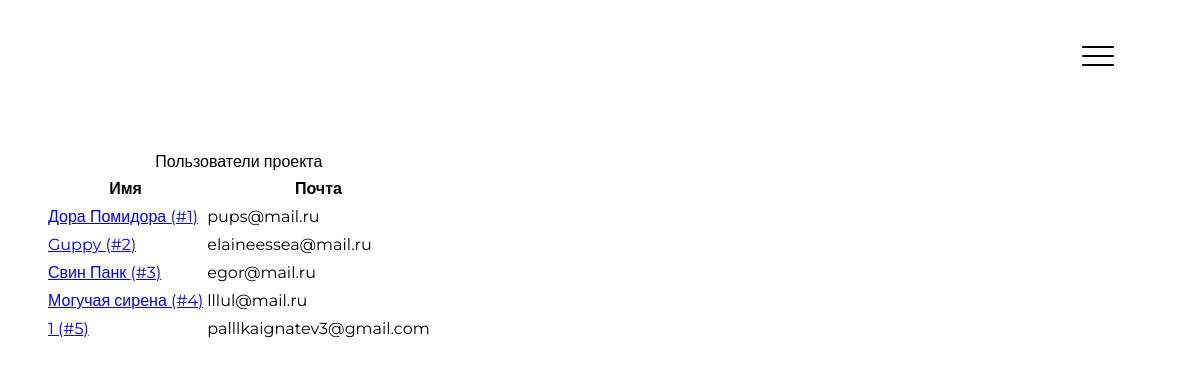
/users/, run on the app's committed database.
### data/model_users.py (models this page shows, shortened)
class User(SqlAlchemyBase, UserMixin, SerializerMixin):
    __tablename__ = 'users'
    id = sqlalchemy.Column(sqlalchemy.Integer,
                           primary_key=True, autoincrement=True)
    name = sqlalchemy.Column(sqlalchemy.String)
    email = sqlalchemy.Column(sqlalchemy.String)
    type = sqlalchemy.Column(sqlalchemy.Integer)
    last_time_in = sqlalchemy.Column(sqlalchemy.String,
                                     default=time.ctime)
    hashed_password = sqlalchemy.Column(sqlalchemy.String)
    help_count = sqlalchemy.Column(sqlalchemy.Integer)
    events = sqlalchemy.orm.relation("Event", backref="user")
    comments = sqlalchemy.orm.relation("Comment", backref="user")
    photo = sqlalchemy.orm.relation("File", uselist=False)

### blueprints/users.py (the view)
@blueprint.route('/users/', methods=['GET', 'POST'])
def users():
    session = db_session.create_session()
    users = session.query(User).all()
    return render_template('users.html', users=users)

### data/db_session.py (called while the page is built)
def create_session() -> Session:
    global __factory
    return __factory()

### templates/users.html
{% extends 'base.html' %}
{% block content %}
    <div class="container">
    <table class="average-table">
        <caption>Пользователи проекта</caption>
        <thead>
            <th>Имя</th>
            <th>Почта</th>
        </thead>
        <tbody>
            {% for user in users %}
                <tr>
                    <td><a href="/user/{{ user.id }}">{{ user.name }} (#{{ user.id }})</a></td>
                    <td>{{ user.email }}</td>
                </tr>
            {% endfor %}
        </tbody>
    </table>
</div>
{% endblock %}

### data on the page
User: name "Дора Помидора", id "1", email "pups@mail.ru"
User: name "Guppy", id "2", email "elaineessea@mail.ru"
User: name "Свин Панк", id "3", email "egor@mail.ru"
User: name "Могучая сирена", id "4", email "lllul@mail.ru"
User: name "1", id "5", email "palllkaignatev3@gmail.com"
